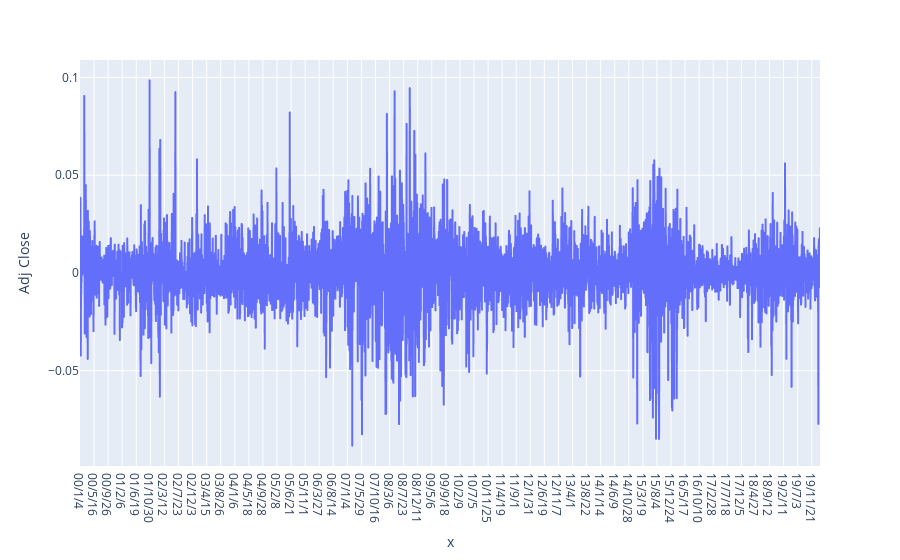

The cell this chart's notebook holds for it:
### Code cell
fig = px.line(daily_returns, x=daily_returns.index, y='Adj Close')
fig.show()

### Figure 1 — Plotly figure (JSON) as saved in the notebook; plotly's stock layout.template omitted (floating-point values rounded to 4 significant figures; data arrays with more than 128 entries replaced by an {"elided": "..."} marker saying what was removed)
{"data": [{"hoverlabel": {"namelength": 0}, "hovertemplate": "x=%{x}<br>Adj Close=%{y}", "legendgroup": "", "line": {"color": "#636efa", "dash": "solid"}, "mode": "lines", "name": "", "showlegend": false, "type": "scattergl", "x": {"elided": "4997 str values"}, "xaxis": "x", "y": {"elided": "4997 float values"}, "yaxis": "y"}], "layout": {"legend": {"tracegroupgap": 0}, "margin": {"t": 60}, "xaxis": {"anchor": "y", "domain": [0, 1], "title": {"text": "x"}}, "yaxis": {"anchor": "x", "domain": [0, 1], "title": {"text": "Adj Close"}}}}
